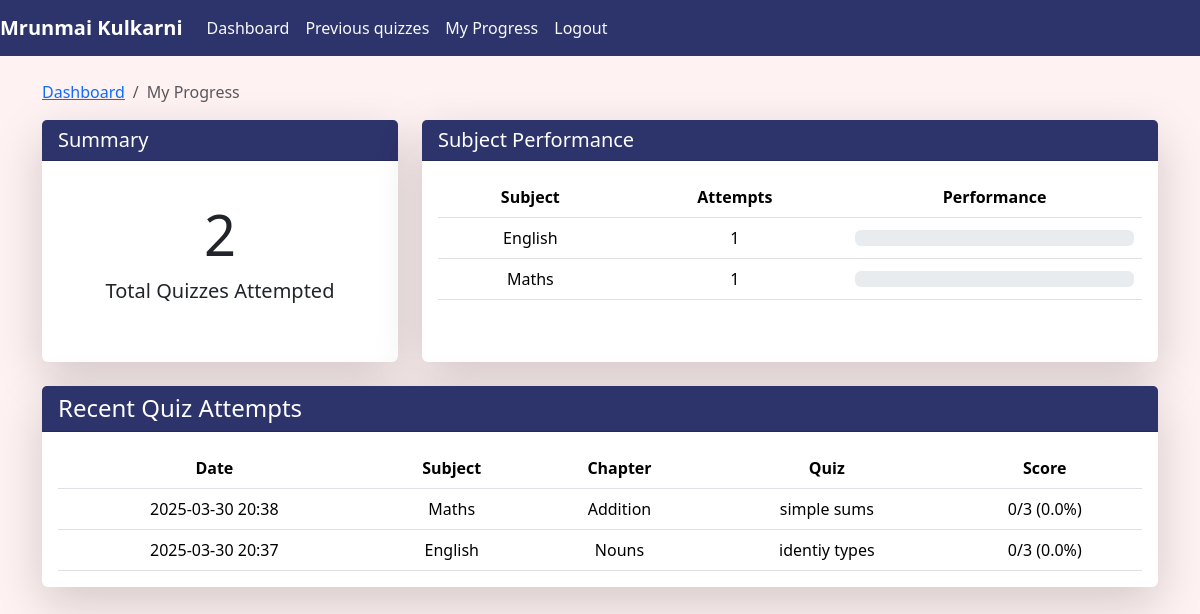
The page /user/progress (signed in) on the database its author committed.
### app.py (models this page shows)
class UserAccount(db.Model):
    __tablename__="UserAccount"
    id=db.Column(db.Integer, primary_key=True)
    fullname=db.Column(db.String(80),nullable=False)
    email=db.Column(db.String(120),unique=True,nullable=False)
    password=db.Column(db.String(120),nullable=False)
    qualification=db.Column(db.String(120),nullable=False)
    dob=db.Column(db.String(120),nullable=False)
    is_admin=db.Column(db.Boolean,nullable=False,default=False)
    user_scores=db.relationship('UserScore',back_populates='user_account',cascade='all,delete-orphan')

class CourseTopic(db.Model):
    __tablename__="CourseTopic"
    id=db.Column(db.Integer, primary_key=True)
    name=db.Column(db.String(80),nullable=False)
    description=db.Column(db.String(120),nullable=False)
    course_sections=db.relationship("CourseSection", back_populates='course_topic',cascade="all,delete-orphan")

class UserScore(db.Model):
    __tablename__="UserScore"
    id=db.Column(db.Integer, primary_key=True)
    scores=db.Column(db.Integer,nullable=False)
    user_id=db.Column(db.Integer, db.ForeignKey("UserAccount.id"))
    quiz_id=db.Column(db.Integer, db.ForeignKey("QuizTest.id"))
    timestamp=db.Column(db.DateTime,nullable=False)
    quiz_test=db.relationship('QuizTest',back_populates='user_scores')
    user_account=db.relationship('UserAccount',back_populates='user_scores')

class CourseSection(db.Model):
    __tablename__="CourseSection"
    id=db.Column(db.Integer, primary_key=True)
    name=db.Column(db.String(80),nullable=False)
    description=db.Column(db.String(120),nullable=False)
    topic_id=db.Column(db.Integer, db.ForeignKey("CourseTopic.id"))
    course_topic=db.relationship("CourseTopic", back_populates='course_sections')
    quizzes=db.relationship("QuizTest",back_populates='course_section',cascade='all,delete-orphan')

class QuizTest(db.Model):
    __tablename__="QuizTest"
    id=db.Column(db.Integer, primary_key=True)
    date_ofquiz=db.Column(db.Date,nullable=False)
    time_dur=db.Column(db.String(20),nullable=False)
    remarks=db.Column(db.String(120),nullable=False)
    section_id=db.Column(db.Integer, db.ForeignKey("CourseSection.id"),nullable=False)
    course_section=db.relationship("CourseSection", back_populates='quizzes')
    quiz_questions=db.relationship("QuizQuestion",back_populates='quiz_test',cascade='all,delete-orphan')
    user_scores=db.relationship('UserScore',back_populates='quiz_test',cascade='all,delete-orphan')
    @property
    def subject(self):
        if self.course_section:
            topic = CourseTopic.query.filter_by(id=self.course_section.topic_id).first()
            return topic
        return None
    @property
    def topic(self):
        if self.course_section:
            return self.course_section.name
        return None

### app.py (the view)
@app.route("/user/progress")
def user_progress():
    if 'user' in session:
        user = UserAccount.query.filter_by(id=session['user']).first()
        scores = UserScore.query.filter_by(user_id=user.id).all()
        total_attempts = len(scores)
        if total_attempts > 0:
            avg_score = sum(score.scores for score in scores) / total_attempts
        else:
            avg_score = 0
        subjects_data = {}
        for score in scores:
            quiz = QuizTest.query.filter_by(id=score.quiz_id).first()
            if quiz:
                section = CourseSection.query.filter_by(id=quiz.section_id).first()
                if section:
                    topic = CourseTopic.query.filter_by(id=section.topic_id).first()
                    if topic:
                        if topic.name not in subjects_data:
                            subjects_data[topic.name] = {'attempts': 0, 'score': 0}
                        subjects_data[topic.name]['attempts'] += 1
                        subjects_data[topic.name]['score'] += score.scores
        for subject in subjects_data:
            if subjects_data[subject]['attempts'] > 0:
                subjects_data[subject]['avg'] = subjects_data[subject]['score'] / subjects_data[subject]['attempts']
            else:
                subjects_data[subject]['avg'] = 0
        sorted_scores = sorted(scores, key=lambda score: score.timestamp, reverse=True)
        recent_scores = sorted_scores[:10]
        return render_template('user_progress.html', user=user, scores=scores,
                              recent_scores=recent_scores, total_attempts=total_attempts,
                              avg_score=avg_score, subjects_data=subjects_data)
    return redirect('/login')

### templates/user_progress.html (shortened to what this page needs)
{% extends "index.html" %}
{% block content %}
<nav class="navbar navbar-expand-lg navbar-dark" style="background-color: #2D336B;">
    <a class="navbar-brand fw-bold" href="/user">{{ user.fullname }}</a>
    <div class="collapse navbar-collapse" id="navbarNavAltMarkup">
        <div class="navbar-nav">
            <a class="nav-item nav-link text-light" href="/user">Dashboard</a>
            <a class="nav-item nav-link text-light" href="/user/prevquizes">Previous quizzes</a>
            <a class="nav-item nav-link text-light active" href="/user/progress">My Progress</a>
            <a class="nav-item nav-link text-light" href="/logoutuser">Logout</a>
        </div>
    </div>
</nav>
<div class="container mt-4">
    <div class="row">
        <div class="col-md-12">
            <nav aria-label="breadcrumb">
                <ol class="breadcrumb">
                    <li class="breadcrumb-item"><a href="/user">Dashboard</a></li>
                    <li class="breadcrumb-item active" aria-current="page">My Progress</li>
                </ol>
            </nav>
            <div class="row">
                <div class="col-md-4 mb-4">
                    <div class="card border-0 shadow-lg h-100">
                        <div class="card-header text-white" style="background-color: #2D336B;">
                            <h5 class="mb-0">Summary</h5>
                        </div>
                        <div class="card-body text-center">
                            <div class="py-4">
                                <h1 class="display-4">{{ total_attempts }}</h1>
                                <p class="lead">Total Quizzes Attempted</p>
                            </div>
                        </div>
                    </div>
                </div>
                <div class="col-md-8 mb-4">
                    <div class="card border-0 shadow-lg h-100">
                        <div class="card-header text-white" style="background-color: #2D336B;">
                            <h5 class="mb-0">Subject Performance</h5>
                        </div>
                        <div class="card-body">
                            {% if subjects_data %}
                                <div class="table-responsive">
                                    <table class="table table-hover">
                                        <thead>
                                            <tr style="background-color: #A9B5DF; color: #2D336B;">
                                                <th>Subject</th>
                                                <th>Attempts</th>
                                                <th>Performance</th>
                                            </tr>
                                        </thead>
                                        <tbody>
                                            {% for subject, data in subjects_data.items() %}
                                            <tr>
                                                <td>{{ subject }}</td>
                                                <td>{{ data.attempts }}</td>
                                                <td>
                                                    <div class="progress">
                                                    </div>
                                                </td>
                                            </tr>
                                            {% endfor %}
                                        </tbody>
                                    </table>
                                </div>
                            {% else %}
                                <div class="text-center py-5">
                                    <p class="lead">No quiz attempts yet.</p>
                                    <a href="/user" class="btn text-white" style="background-color: #2D336B;">Take a Quiz</a>
                                </div>
                            {% endif %}
                        </div>
                    </div>
                </div>
            </div>
            <div class="card shadow-lg mb-4 border-0">
                <div class="card-header text-white" style="background-color: #2D336B;">
                    <h4 class="mb-0">Recent Quiz Attempts</h4>
                </div>
                <div class="card-body">
                    {% if scores %}
                        <div class="table-responsive">
                            <table class="table table-hover">
                                <thead>
                                    <tr style="background-color: #A9B5DF; color: #2D336B;">
                                        <th>Date</th>
                                        <th>Subject</th>
                                        <th>Chapter</th>
                                        <th>Quiz</th>
                                        <th>Score</th>
                                    </tr>
                                </thead>
                                <tbody>
                                    {% for score in recent_scores %}
                                    {% set quiz = score.quiz_test %}
                                    <tr>
                                        <td>{{ score.timestamp.strftime('%Y-%m-%d %H:%M') }}</td>
                                        <td>{{ quiz.subject.name if quiz and quiz.subject else 'N/A' }}</td>
                                        <td>{{ quiz.topic if quiz and quiz.topic else 'N/A' }}</td>
                                        <td>{{ quiz.remarks if quiz else 'N/A' }}</td>
                                        <td>
                                            {% if quiz and quiz.quiz_questions %}
                                                {% set total_questions = quiz.quiz_questions|length %}
                                                {% if total_questions > 0 %}
                                                    {{ score.scores }}/{{ total_questions }}
                                                    ({{ "%.1f"|format(score.scores / total_questions * 100) }}%)
                                                {% else %}
                                                    {{ score.scores }}
                                                {% endif %}
                                            {% else %}
                                                {{ score.scores }}
                                            {% endif %}
                                        </td>
                                    </tr>
                                    {% endfor %}
                                </tbody>
                            </table>
                        </div>
                    {% else %}
                        <div class="text-center py-5">
                            <p class="lead">No quiz attempts yet.</p>
                            <a href="/user" class="btn text-white" style="background-color: #2D336B;">Take a Quiz</a>
                        </div>
                    {% endif %}
                </div>
            </div>
        </div>
    </div>
</div>
{% endblock %}

### static/css/style.css (style rules this page uses)
body { background-color: #FFF2F2 !important; }
.table { margin: 0 auto; text-align: center; width: 100%; }
.table th, .table td { text-align: center; vertical-align: middle; width: auto; }

### rows shown on the page
UserAccount: fullname "Mrunmai Kulkarni"
CourseTopic: name "English", attempts "1", subject "English"
CourseTopic: name "Maths", attempts "1", subject "Maths"
UserScore: timestamp "2025-03-30 20:38", scores "0", total_questions "3", score.scores/total_questions*100 "0.0"
CourseSection: name "Addition"
QuizTest: remarks "simple sums"
UserScore: timestamp "2025-03-30 20:37", scores "0", total_questions "3", score.scores/total_questions*100 "0.0"
CourseSection: name "Nouns"
QuizTest: remarks "identiy types"

### other values the page prints
{{ total_attempts }} "2"
